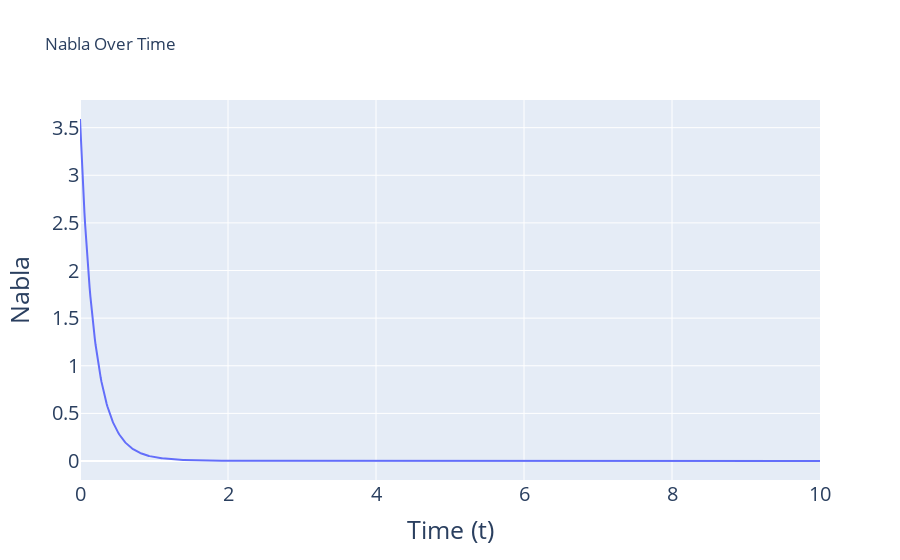

Notebook cell for this chart:
### Code cell
fig5 = px.line(x=t_range, y=nabla_values, labels={'x': 'Time (t)', 'y': 'Nabla'}, title='Nabla Over Time')

fig5.update_layout(
    xaxis=dict(
        title_font=dict(size=25),
        tickfont=dict(size=20),
    ),
    yaxis=dict(
        title_font=dict(size=25),
        tickfont=dict(size=20),
    )
)

# Show the plot
fig5.show()

### Figure 1 — Plotly figure (JSON) as saved in the notebook; plotly's stock layout.template omitted (floating-point values rounded to 4 significant figures; data arrays with more than 128 entries replaced by an {"elided": "..."} marker saying what was removed)
{"data": [{"hovertemplate": "Time (t)=%{x}<br>Nabla=%{y}<extra></extra>", "legendgroup": "", "line": {"color": "#636efa", "dash": "solid"}, "marker": {"symbol": "circle"}, "mode": "lines", "name": "", "orientation": "v", "showlegend": false, "type": "scatter", "x": {"elided": "999 float values"}, "xaxis": "x", "y": {"elided": "999 float values"}, "yaxis": "y"}], "layout": {"legend": {"tracegroupgap": 0}, "title": {"text": "Nabla Over Time"}, "xaxis": {"anchor": "y", "domain": [0, 1], "tickfont": {"size": 20}, "title": {"font": {"size": 25}, "text": "Time (t)"}}, "yaxis": {"anchor": "x", "domain": [0, 1], "tickfont": {"size": 20}, "title": {"font": {"size": 25}, "text": "Nabla"}}}}
